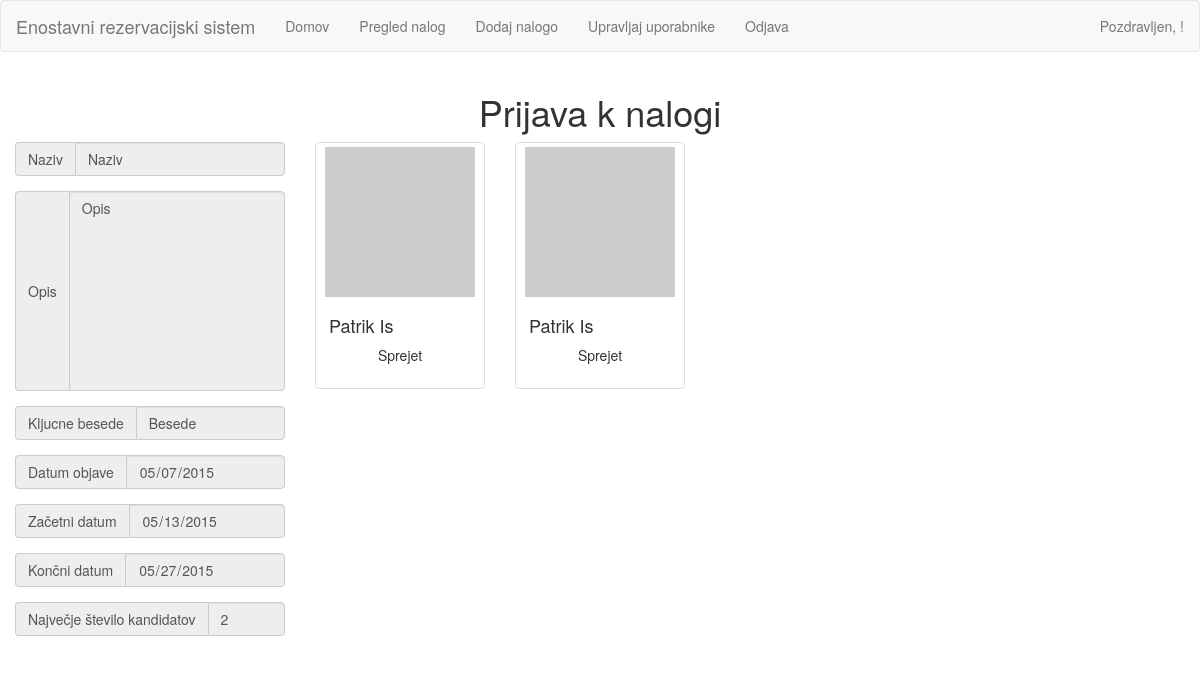
Page /naloga.php?nalogaID=6 on the committed database.
### tables this page shows
CREATE TABLE IF NOT EXISTS `naloge` (
`id` int(5) NOT NULL,
  `naslov` varchar(50) NOT NULL,
  `opis` varchar(255) NOT NULL,
  `kljucneBesede` varchar(50) NOT NULL,
  `datumKreiranja` date NOT NULL,
  `datumObjave` date NOT NULL,
  `zacetniDatum` date NOT NULL,
  `koncniDatum` date NOT NULL,
  `steviloKandidatov` int(4) NOT NULL,
  `avtor` int(5) NOT NULL
);

CREATE TABLE IF NOT EXISTS `nalogeuporabnika` (
`id` int(11) NOT NULL,
  `nalogaID` int(11) NOT NULL,
  `uporabnikID` int(11) NOT NULL,
  `status` int(11) NOT NULL DEFAULT '1'
);

CREATE TABLE IF NOT EXISTS `uporabniki` (
`id` int(5) NOT NULL,
  `username` varchar(50) NOT NULL,
  `geslo` varchar(255) NOT NULL,
  `email` varchar(50) NOT NULL,
  `ime` varchar(50) NOT NULL,
  `priimek` varchar(50) NOT NULL,
  `emso` int(10) NOT NULL,
  `datumRegistracije` datetime NOT NULL,
  `status` int(2) NOT NULL
);

### naloga.php (the view, shortened to what this page needs)
<?php
require_once 'app/includes/glava.php';
require_once 'app/init.php';
if(isset($_GET['nalogaID'])) {
	$nalogaID = $_GET['nalogaID'];
	$query = mysqli_query($db, "SELECT * FROM naloge WHERE id = '$nalogaID'");
	$result = mysqli_fetch_assoc($query);
}
else
	die();
?>
<div class="row">
<h1 class="text-center">Prijava k nalogi</h1>
</div>
<div class="row">
<div class="col-lg-3">
	<div class="form-group">
				<div class="input-group">
					<div class="input-group-addon">Naziv</div>
					<input type="text" name="naziv" class="form-control" disabled value="<?php echo $result['naslov']; ?>">
				</div>
			</div>
			<div class="form-group">
				<div class="input-group">
					<div class="input-group-addon">Opis</div>
					<textarea name="opis" class="form-control" disabled><?php echo $result['opis']; ?></textarea>
				</div>
			</div>
			<div class="form-group">
				<div class="input-group">
					<div class="input-group-addon">Kljucne besede</div>
					<input type="text" name="kljucneBesede" class="form-control" disabled value="<?php echo $result['kljucneBesede']; ?>">
				</div>
			</div>
			<div class="form-group">
				<div class="input-group">
					<div class="input-group-addon">Datum objave</div>
					<input type="date" name="datumObjave" class="form-control" disabled value="<?php echo $result['datumObjave']; ?>">
				</div>
			</div>
			<div class="form-group">
				<div class="input-group">
					<div class="input-group-addon">Začetni datum</div>
					<input type="date" name="zacetniDatum" class="form-control" disabled value="<?php echo $result['zacetniDatum']; ?>">
				</div>
			</div>
			<div class="form-group">
				<div class="input-group">
					<div class="input-group-addon">Končni datum</div>
					<input type="date" name="koncniDatum" class="form-control" disabled value="<?php echo $result['koncniDatum']; ?>">
				</div>
			</div>
			<div class="form-group">
				<div class="input-group">
					<div class="input-group-addon">Največje število kandidatov</div>
					<input type="number" name="kandidati" class="form-control" disabled value="<?php echo $result['steviloKandidatov']; ?>">
				</div>
			</div>
		</div>
<div class="col-lg-8">
<div class="row">
<?php
$query = mysqli_query($db, "SELECT * FROM nalogeuporabnika n INNER JOIN uporabniki u ON (u.id = n.uporabnikID) WHERE nalogaID = '$nalogaID'");
$result1 = mysqli_fetch_all($query);
foreach($result1 as $el):
?>
<div class="col-lg-3">
    <div class="thumbnail">
      <img src="http://placehold.it/150x150">
      <div class="caption">
        <h4><?php echo $el[8].' '.$el[9] ?></h4>
        <?php
        if($data['status'] == 2 && $el[3] == 1): ?>
        <p><a href="app/naloga.php?sprejemi" class="btn btn-success" role="button">Sprejemi</a> <a href="app/naloga.php?zavrni" class="btn btn-default" role="button">Zavrni</a></p>
      	<?php
      	else:
      	?>
      	<p class="text-center"><?php if($el[3] == 2) echo 'Sprejet'; elseif($el[3] == 0) echo 'Zavrnjen'; ?></p>
      	<?php
      	endif;
       ?>
      </div>
      </div>
  </div>
<?php
endforeach;
?>
</div>
</div>
</div>
<?php
require_once 'app/includes/glava.php';
?>

### rows in the picture
naloge: naziv "Naziv", opis "Opis", kljucneBesede "Besede", datumObjave "05/07/2015", zacetniDatum "05/13/2015", koncniDatum "05/27/2015", kandidati "2"
nalogeuporabnika: uporabniki.ime "Patrik", uporabniki.priimek "Is", status "Sprejet"
nalogeuporabnika: uporabniki.ime "Patrik", uporabniki.priimek "Is", status "Sprejet"
